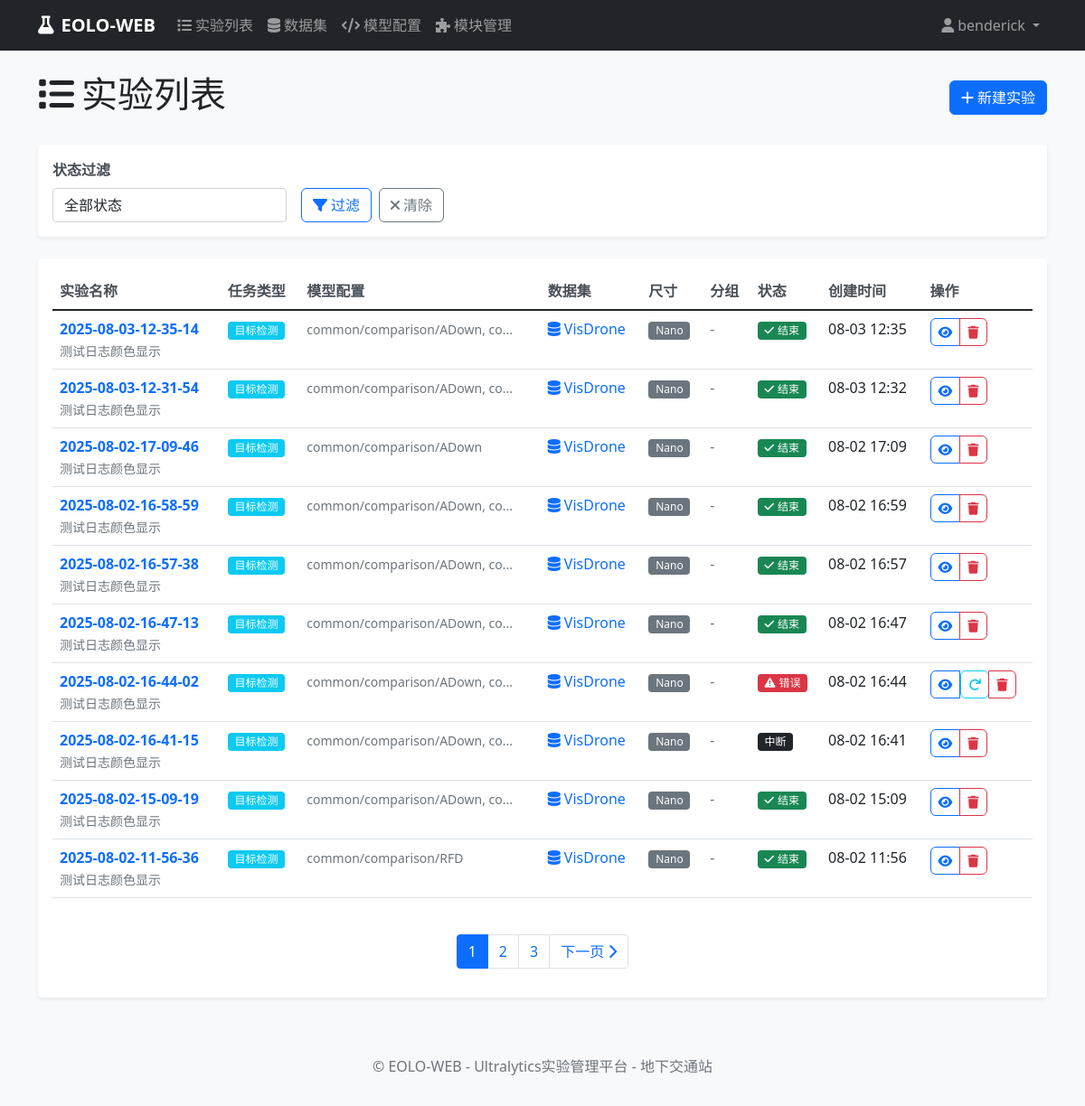
The page /experiments/list/ (signed in) on the database as committed earlier.
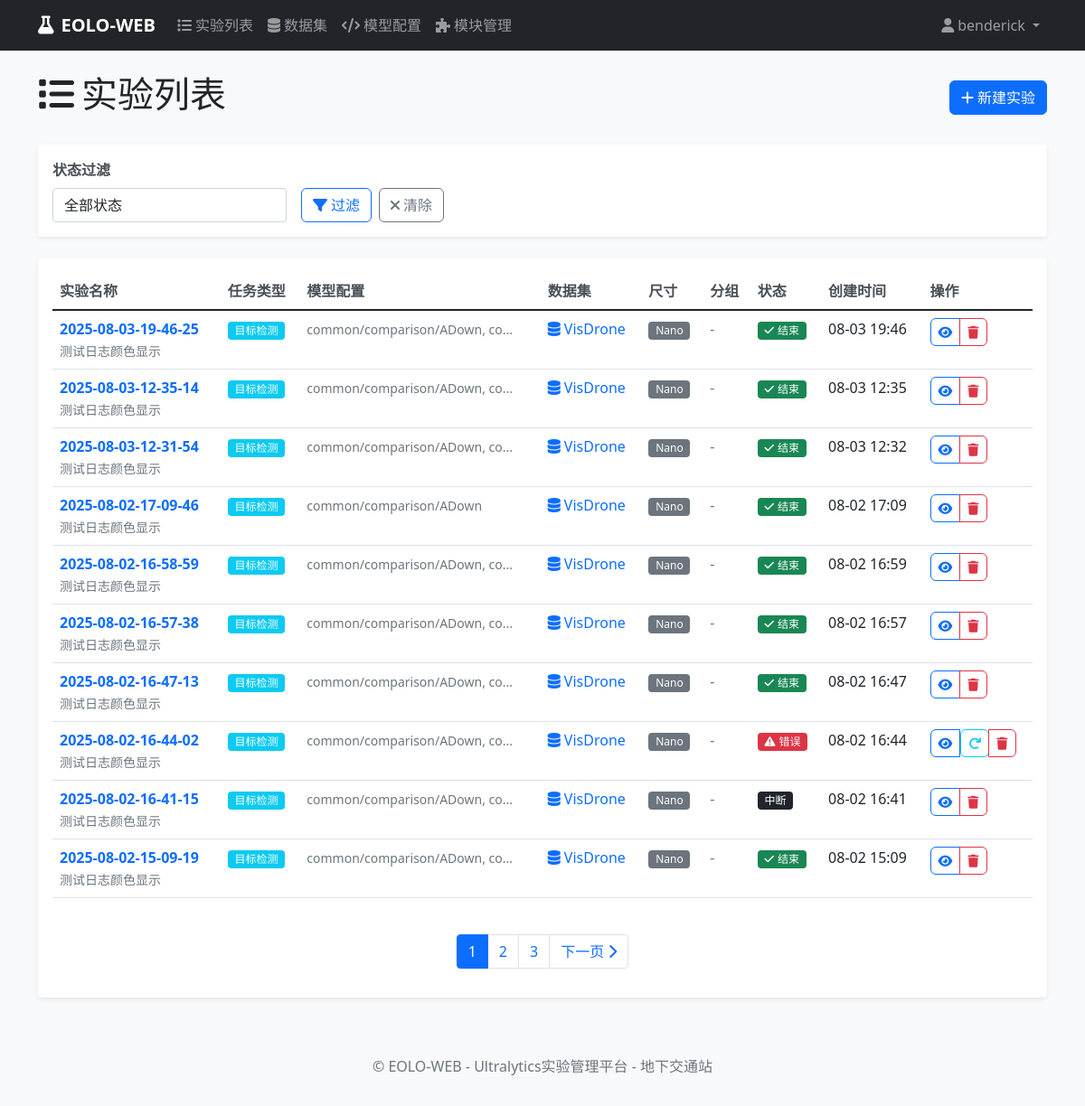
The same page on the database as committed later.
### experiments/models.py (models this page shows, shortened)
class Experiment(models.Model):
    EXPERIMENT_STATUS_CHOICES = [
        ('pending', '待启动'),
        ('queued', '排队'),
        ('running', '运行'),
        ('interrupted', '中断'),
        ('error', '错误'),
        ('completed', '完成'),
    ]
    TASK_TYPE_CHOICES = [
        ('detect', '目标检测'),
        ('segment', '实例分割'),
        ('classify', '图像分类'),
        ('pose', '姿态估计'),
        ('track', '目标跟踪'),
    ]
    name = models.CharField(max_length=200, verbose_name="实验名称")
    description = models.TextField(blank=True, null=True, verbose_name="实验描述")
    user = models.ForeignKey(User, on_delete=models.CASCADE, verbose_name="创建用户")
    task_type = models.CharField(max_length=20, choices=TASK_TYPE_CHOICES, default='detect', verbose_name="任务类型")
    model_configs = models.TextField(blank=True, null=True, verbose_name="模型配置", help_text="逗号分隔的模型配置路径")
    setting_config = models.CharField(max_length=200, blank=True, null=True, verbose_name="参数配置", help_text="参数配置文件路径")
    dataset = models.CharField(max_length=200, default='', verbose_name="数据集名称")
    epochs = models.IntegerField(default=100, verbose_name="训练轮数")
    batch_size = models.IntegerField(default=16, verbose_name="批量大小")
    device = models.CharField(max_length=20, default='auto', verbose_name="设备")
    SCALE_CHOICES = [
        ('n', 'Nano'),
        ('s', 'Small'),
        ('m', 'Medium'),
        ('l', 'Large'),
        ('x', 'Extra Large'),
    ]
    scale = models.CharField(max_length=1, choices=SCALE_CHOICES, default='n', verbose_name="尺寸")
    group = models.CharField(max_length=100, blank=True, null=True, verbose_name="分组")
    exp_timestamp = models.CharField(max_length=50, blank=True, null=True, verbose_name="实验时间戳")
    project_name = models.CharField(max_length=100, blank=True, null=True, verbose_name="项目名称")
    status = models.CharField(max_length=20, choices=EXPERIMENT_STATUS_CHOICES, default='pending', verbose_name="状态")
    command = models.TextField(blank=True, null=True, verbose_name="生成的命令")
    created_at = models.DateTimeField(auto_now_add=True, verbose_name="创建时间")
    updated_at = models.DateTimeField(auto_now=True, verbose_name="更新时间")
    started_at = models.DateTimeField(blank=True, null=True, verbose_name="开始时间")
    completed_at = models.DateTimeField(blank=True, null=True, verbose_name="完成时间")
    log_file = models.CharField(max_length=500, blank=True, null=True, verbose_name="日志文件")
    result_file = models.CharField(max_length=500, blank=True, null=True, verbose_name="结果文件")
    error_message = models.TextField(blank=True, null=True, verbose_name="错误信息")
    class Meta:
        verbose_name = "实验"
        verbose_name_plural = "实验"
        ordering = ['-created_at']
    @property
    def dataset_info(self):
        try:
            from datasets.models import DatasetManager
            manager = DatasetManager()
            dataset_obj = manager.get_dataset_by_name(self.dataset)
        except Exception:
            pass
        return None

### experiments/views.py (the view)
# urls.py: path('list/', views.experiment_list_view, name='list'),
@login_required
def experiment_list_view(request):
    experiments = Experiment.objects.filter(user=request.user)
    status_filter = request.GET.get('status')
    if status_filter:
        experiments = experiments.filter(status=status_filter)
    paginator = Paginator(experiments, 10)  # 每页显示10个实验
    page_number = request.GET.get('page')
    page_obj = paginator.get_page(page_number)
    context = {
        'page_obj': page_obj,
        'status_filter': status_filter,
    }
    return render(request, 'experiments/experiment_list.html', context)

### datasets/models.py (called while the page is built, shortened)
    def get_all_datasets(self):
        datasets = []
        if not os.path.exists(self.datasets_dir):
            return datasets

    def get_dataset_by_name(self, name):
        datasets = self.get_all_datasets()
        for dataset in datasets:
            if dataset.name == name:
                return dataset
        return None

### templates/experiments/experiment_list.html (shortened to what the changed rows need)
{% extends 'base.html' %}
{% block content %}
<div class="d-flex justify-content-between align-items-center mb-4">
    <h1><i class="fas fa-list me-2"></i>实验列表</h1>
</div>
<div class="card">
    <div class="card-body">
        {% if page_obj %}
        <div class="table-responsive">
            <table class="table table-hover">
                <thead>
                    <tr>
                        <th>实验名称</th>
                        <th>任务类型</th>
                        <th>模型配置</th>
                        <th>数据集</th>
                        <th>尺寸</th>
                        <th>分组</th>
                        <th>状态</th>
                        <th>创建时间</th>
                        <th>操作</th>
                    </tr>
                </thead>
                <tbody>
                    {% for experiment in page_obj %}
                    <tr>
                        <td>
                            <a href="{% url 'experiments:detail' experiment.pk %}" class="text-decoration-none fw-bold">
                                {{ experiment.name }}
                            </a>
                            {% if experiment.description %}
                            <br><small class="text-muted">{{ experiment.description|truncatechars:50 }}</small>
                            {% endif %}
                        </td>
                        <td>
                            <span class="badge bg-info">{{ experiment.get_task_type_display }}</span>
                        </td>
                        <td>
                            {% if experiment.model_configs %}
                                <small class="text-muted">{{ experiment.model_configs|truncatechars:30 }}</small>
                            {% else %}
                                <span class="text-muted">未配置</span>
                            {% endif %}
                        </td>
                        <td>
                            <a href="{% url 'datasets:detail' experiment.dataset %}" class="text-decoration-none">
                                <i class="fas fa-database me-1"></i>{{ experiment.dataset }}
                            </a>
                        </td>
                        <td>
                            <span class="badge bg-secondary">{{ experiment.get_scale_display }}</span>
                        </td>
                        <td>
                            {% if experiment.group %}
                                <span class="text-primary">{{ experiment.group }}</span>
                            {% else %}
                                <span class="text-muted">-</span>
                            {% endif %}
                        </td>
                        <td>
                            {% if experiment.status == 'pending' %}
                                <span class="badge bg-secondary">
                                    <i class="fas fa-clock me-1"></i>待启动
                                </span>
                            {% elif experiment.status == 'queued' %}
                                <span class="badge bg-warning">
                                    <i class="fas fa-hourglass-half me-1"></i>排队
                                </span>
                            {% elif experiment.status == 'running' %}
                                <span class="badge bg-primary">
                                    <i class="fas fa-play me-1"></i>运行
                                </span>
                            {% elif experiment.status == 'error' %}
                                <span class="badge bg-danger">
                                    <i class="fas fa-exclamation-triangle me-1"></i>错误
                                </span>
                            {% elif experiment.status == 'completed' %}
                                <span class="badge bg-success">
                                    <i class="fas fa-check me-1"></i>结束
                                </span>
                            {% else %}
                                <span class="badge bg-dark">{{ experiment.get_status_display }}</span>
                            {% endif %}
                        </td>
                        <td>{{ experiment.created_at|date:"m-d H:i" }}</td>
                        <td>
                            <div class="btn-group btn-group-sm">
                                <a href="{% url 'experiments:detail' experiment.pk %}"
                                   class="btn btn-outline-primary btn-sm" title="查看详情">
                                    <i class="fas fa-eye"></i>
                                </a>
                                {% if experiment.status == 'pending' %}
                                <a href="{% url 'experiments:edit' experiment.pk %}"
                                   class="btn btn-outline-secondary btn-sm" title="编辑实验">
                                    <i class="fas fa-edit"></i>
                                </a>
                                <form method="post" action="{% url 'experiments:start' experiment.pk %}"
                                      style="display: inline;">
                                    {% csrf_token %}
                                    <button type="submit" class="btn btn-outline-success btn-sm"
                                            title="启动实验"
                                            onclick="return confirm('确认启动实验 {{ experiment.name }}？')">
                                        <i class="fas fa-play"></i>
                                    </button>
                                </form>
                                {% elif experiment.status == 'error' %}
                                <form method="post" action="{% url 'experiments:restart' experiment.pk %}"
                                      style="display: inline;">
                                    <button type="submit" class="btn btn-outline-info btn-sm"
                                            title="重新启动实验"
                                            onclick="return confirm('确认重新启动实验 {{ experiment.name }}？')">
                                        <i class="fas fa-redo"></i>
                                    </button>
                                </form>
                                {% endif %}
                                <a href="{% url 'experiments:delete' experiment.pk %}"
                                   class="btn btn-outline-danger btn-sm" title="删除实验">
                                    <i class="fas fa-trash"></i>
                                </a>
                            </div>
                        </td>
                    </tr>
                    {% endfor %}
                </tbody>
            </table>
        </div>
        {% if page_obj.has_other_pages %}
        <nav aria-label="实验列表分页">
            <ul class="pagination justify-content-center mt-4">
                {% for num in page_obj.paginator.page_range %}
                {% if page_obj.number == num %}
                <li class="page-item active">
                    <span class="page-link">{{ num }}</span>
                </li>
                {% elif num > page_obj.number|add:'-3' and num < page_obj.number|add:'3' %}
                <li class="page-item">
                    <a class="page-link" href="?page={{ num }}{% if status_filter %}&status={{ status_filter }}{% endif %}">{{ num }}</a>
                </li>
                {% endif %}
                {% endfor %}
            </ul>
        </nav>
        {% endif %}
        {% endif %}
    </div>
</div>
{% endblock %}

Rows that differ between the two databases and show on the page:
no longer on this page (row unchanged): Experiment: name "2025-08-02-11-56-36", description "测试日志颜色显示", task_type "目标检测", model_configs "common/comparison/RFD", dataset "VisDrone", scale "Nano", status "completed" (drawn), created_at "08-02 11:56"
added Experiment: name "2025-08-03-19-46-25", description "测试日志颜色显示", task_type "目标检测", model_configs "common/comparison/ADown, co...", dataset "VisDrone", scale "Nano", status "completed" (drawn), created_at "08-03 19:46"
